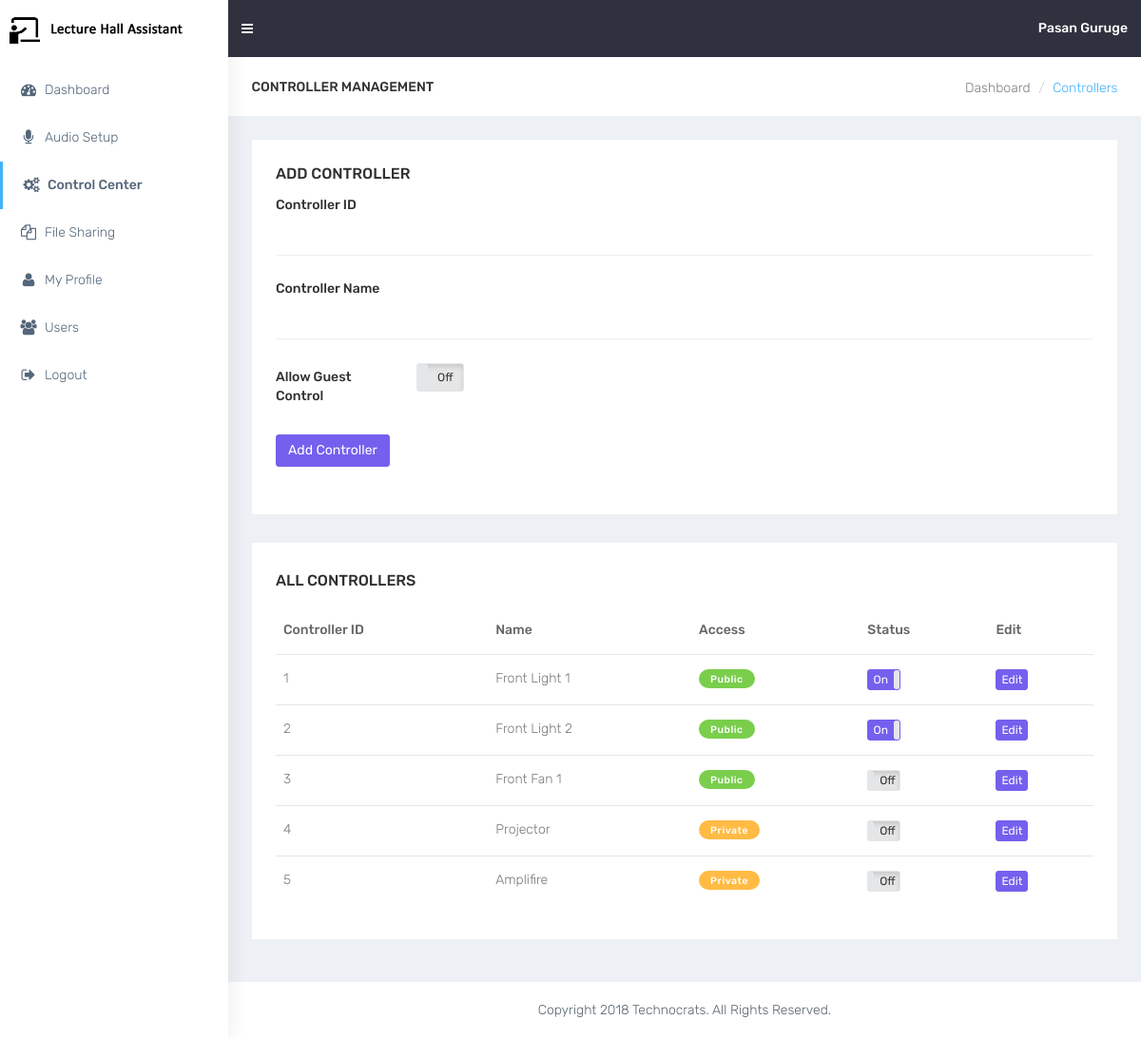
Screenshot of /control.php (signed in) with the database file from the repository.
### tables this page shows
CREATE TABLE `tblcontrollers` (
  `ctr_id` int(11) NOT NULL,
  `ctr_name` text NOT NULL,
  `ctr_allow` int(11) NOT NULL DEFAULT '0',
  `ctr_status` int(11) NOT NULL DEFAULT '0'
);

### html/control.php (the view, shortened to what this page needs)
<?php require_once 'codeblocks/database.php' ; ?>
<?php
    $ctr_id = $ctr_name = "";
    $conn = mysqli_connect($database_server, $database_username, $database_password, $database_name);
    $sql = "SELECT * FROM tblcontrollers";
    $controllers = mysqli_query($conn, $sql);
?>
<!DOCTYPE html>
<html lang="en">
<head>
    <?php require_once 'codeblocks/header.php'; ?>
</head>
<body class="fix-header">
    <div id="wrapper">
        <?php require_once 'codeblocks/navbar.php'; ?>
        <div id="page-wrapper">
            <div class="container-fluid">
                <div class="row bg-title">
                    <div class="col-lg-3 col-md-4 col-sm-4 col-xs-12">
                        <h4 class="page-title">Controller Management</h4> </div>
                    <div class="col-lg-9 col-sm-8 col-md-8 col-xs-12">
                        <ol class="breadcrumb">
                            <li><a href="dashboard.php">Dashboard</a></li>
                            <li class="active">Controllers</li>
                        </ol>
                    </div>
                </div>
                <div class="row">
                    <div class="col-md-12">
                        <div class="white-box">
                            <h4 class="box-title">Add Controller</h4>
                            <form class="form-horizontal form-material" method="post">
                                <div class="form-group">
                                    <label class="col-md-12">Controller ID</label>
                                    <div class="col-md-12">
                                        <input type="number" name="ctr_id" class="form-control form-control-line" value="<?php echo $ctr_id; ?>" required> </div>
                                </div>
                                <div class="form-group">
                                    <label class="col-md-12">Controller Name</label>
                                    <div class="col-md-12">
                                        <input type="text" class="form-control form-control-line" name="ctr_name" value="<?php echo $ctr_name; ?>" required> </div>
                                </div>
                                <div class="form-group">
                                    <label class="col-sm-2 switch">Allow Guest Control</label>
                                    <div class="col-sm-9">
                                    </div>
                                </div>
                                <div class="form-group">
                                    <div class="col-sm-12">
                                        <button class="btn btn-primary" type="submit" >Add Controller</button>
                                    </div>
                                </div>
                            </form>
                        </div>
                    </div>
                    <div class="col-md-12">
                        <div class="white-box">
                            <h3 class="box-title">All Controllers</h3>
                            <div class="table-responsive">
                                <table class="table">
                                    <thead>
                                        <tr>
                                            <th>Controller ID</th>
                                            <th>Name</th>
                                            <th>Access</th>
                                            <th>Status</th>
                                            <th>Edit</th>
                                        </tr>
                                    </thead>
                                    <tbody>
                                        <?php
                                            if ($controllers){
                                                while ($row = mysqli_fetch_array($controllers)){
                                                    echo '<tr>';
                                                    echo '<td>' . $row['ctr_id'] . '</td>';
                                                    echo '<td>' . $row['ctr_name'] . '</td>';
                                                    if ($row['ctr_allow'] == 0){
                                                        echo '<td><span class="label label-warning">Private</span></td>';
                                                    }else{
                                                        echo '<td><span class="label label-success">Public</span></td>';
                                                    }
                                                    if ($row['ctr_status'] == 0){
                                                        echo '<td><input data-toggle="toggle" data-size="mini" type="checkbox" id="btn_' . $row['ctr_id'] . '" onchange="toggleStatus(' . $row['ctr_id'] . ')"></td>';
                                                    }else{
                                                        echo '<td><input checked data-toggle="toggle" data-size="mini" type="checkbox" id="btn_' . $row['ctr_id'] . '" onchange="toggleStatus(' . $row['ctr_id'] . ')"></td>';
                                                    }
                                                    echo '<td><a href="editcontroller.php?id=' . $row['ctr_id'] . '" class="btn btn-primary btn-xs">Edit</a></td>';
                                                    echo '</tr>';
                                                }
                                            }
                                        ?>
                                    </tbody>
                                </table>
                            </div>
                        </div>
                    </div>
                </div>
            </div>
            <?php require_once 'codeblocks/footer.php'; ?>
        </div>
    </div>
</body>
</html>

### html/codeblocks/header.php (shortened to what this page needs)
<link href="bootstrap/dist/css/bootstrap.min.css" rel="stylesheet">
<link href="../plugins/bower_components/sidebar-nav/dist/sidebar-nav.min.css" rel="stylesheet">
<link href="../plugins/bower_components/toast-master/css/jquery.toast.css" rel="stylesheet">
<link href="../plugins/bower_components/morrisjs/morris.css" rel="stylesheet">
<link href="../plugins/bower_components/chartist-js/dist/chartist.min.css" rel="stylesheet">
<link href="../plugins/bower_components/chartist-plugin-tooltip-master/dist/chartist-plugin-tooltip.css" rel="stylesheet">
<link href="css/animate.css" rel="stylesheet">
<link href="css/style.css" rel="stylesheet">
<link href="css/toastr.min.css" rel="stylesheet">
<link href="css/bootstrap-toggle.min.css" rel="stylesheet">
<link href="css/colors/default.css" id="theme" rel="stylesheet">

### html/codeblocks/navbar.php
<nav class="navbar navbar-default navbar-static-top m-b-0">
            <div class="navbar-header">
                <div class="top-left-part">
                    <a class="logo" href="dashboard.php">
                        <b>
                        <img src="../plugins/images/admin-logo.png" alt="home" class="dark-logo" /><img src="../plugins/images/admin-logo-dark.png" alt="home" class="light-logo" />
                     </b>
                        <span class="hidden-xs">
                        <img src="../plugins/images/admin-text.png" alt="home" class="dark-logo" /><img src="../plugins/images/admin-text-dark.png" alt="home" class="light-logo" />
                     </span> </a>
                </div>
                <ul class="nav navbar-top-links navbar-left">
                    <li><a href="javascript:void(0)" class="open-close fa fa-bars waves-light"><i class="ti-menu"></i></a></li>
                </ul>
                <ul class="nav navbar-top-links navbar-right pull-right">
                    <li>
                        <a class="profile-pic" href="#"><b class="hidden-xs"><?php echo $_SESSION['usr_name']; ?></b></a>
                    </li>
                </ul>
            </div>
        </nav>
        <div class="navbar-default sidebar" role="navigation">
            <div class="sidebar-nav slimscrollsidebar">
                <div class="sidebar-head">
                    <h3><span class="fa-fw open-close"><a href="#"><i class="fa fa-close"></i></a></span> <span class="hide-menu">Navigation</span></h3>
                </div>
                <ul class="nav" id="side-menu">
                    <li style="padding: 70px 0 0;">
                        <a href="dashboard.php" class="waves-effect"><i class="fa fa-dashboard fa-fw" aria-hidden="true"></i>Dashboard</a>
                    </li>
                    <li>
                        <a href="audio.php" class="waves-effect"><i class="fa fa-microphone fa-fw" aria-hidden="true"></i>Audio Setup</a>
                    </li>
                    <li>
                        <a href="control.php" class="waves-effect"><i class="fa fa-cogs fa-fw" aria-hidden="true"></i>Control Center</a>
                    </li>
                    <li>
                        <a href="files.php" class="waves-effect"><i class="fa fa-files-o fa-fw" aria-hidden="true"></i>File Sharing</a>
                    </li>
                    <li>
                        <a href="profile.php" class="waves-effect"><i class="fa fa-user fa-fw" aria-hidden="true"></i>My Profile</a>
                    </li>
                    <li>
                        <a href="users.php" class="waves-effect"><i class="fa fa-users fa-fw" aria-hidden="true"></i>Users</a>
                    </li>
                    <li>
                        <a href="logout.php" class="waves-effect"><i class="fa fa-sign-out fa-fw" aria-hidden="true"></i>Logout</a>
                    </li>
                </ul>
            </div>
        </div>

### html/codeblocks/footer.php
<footer class="footer text-center"> Copyright 2018 Technocrats. All Rights Reserved. </footer>

### html/css/colors/default.css (style rules this page uses)
body { background: #fff; }
.top-left-part { background: #fff; }
.top-left-part .light-logo { display: inline-block; }
.navbar-header { background: #2f323e; }
.navbar-top-links > li > a { color: #ffffff; }
.sidebar .sidebar-head { background: #ffffff; }
.sidebar .sidebar-head h3 { color: #686868; }
.bg-title .breadcrumb .active { color: #41b3f9; }
.sidebar { background: #fff; box-shadow: 1px 0px 20px rgba(0, 0, 0, 0.08); }
#side-menu li a { color: #54667a; }
#side-menu li a { color: #54667a; border-left: 0px solid #fff; }
#side-menu > li > a { border-left: 3px solid transperant; }
#side-menu > li > a.active { background: transperant; color: #54667a; border-left: 3px solid #41b3f9; font-weight: 500; }

### rows the page displays
tblcontrollers: ctr_id "1", ctr_name "Front Light 1", ctr_allow "Public"
tblcontrollers: ctr_id "2", ctr_name "Front Light 2", ctr_allow "Public"
tblcontrollers: ctr_id "3", ctr_name "Front Fan 1", ctr_allow "Public"
tblcontrollers: ctr_id "4", ctr_name "Projector", ctr_allow "Private"
tblcontrollers: ctr_id "5", ctr_name "Amplifire", ctr_allow "Private"

### other values shown
$_SESSION['usr_name'] "Pasan Guruge"
